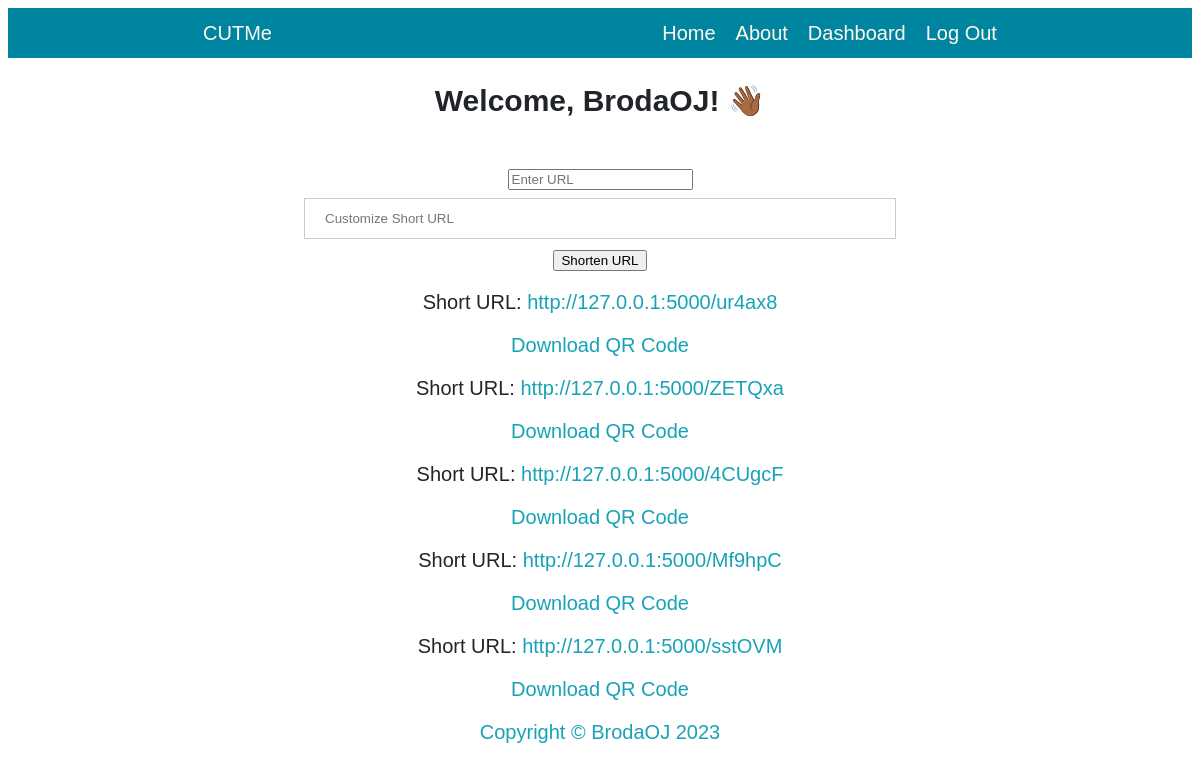
Before: / (signed in) with the older database file.
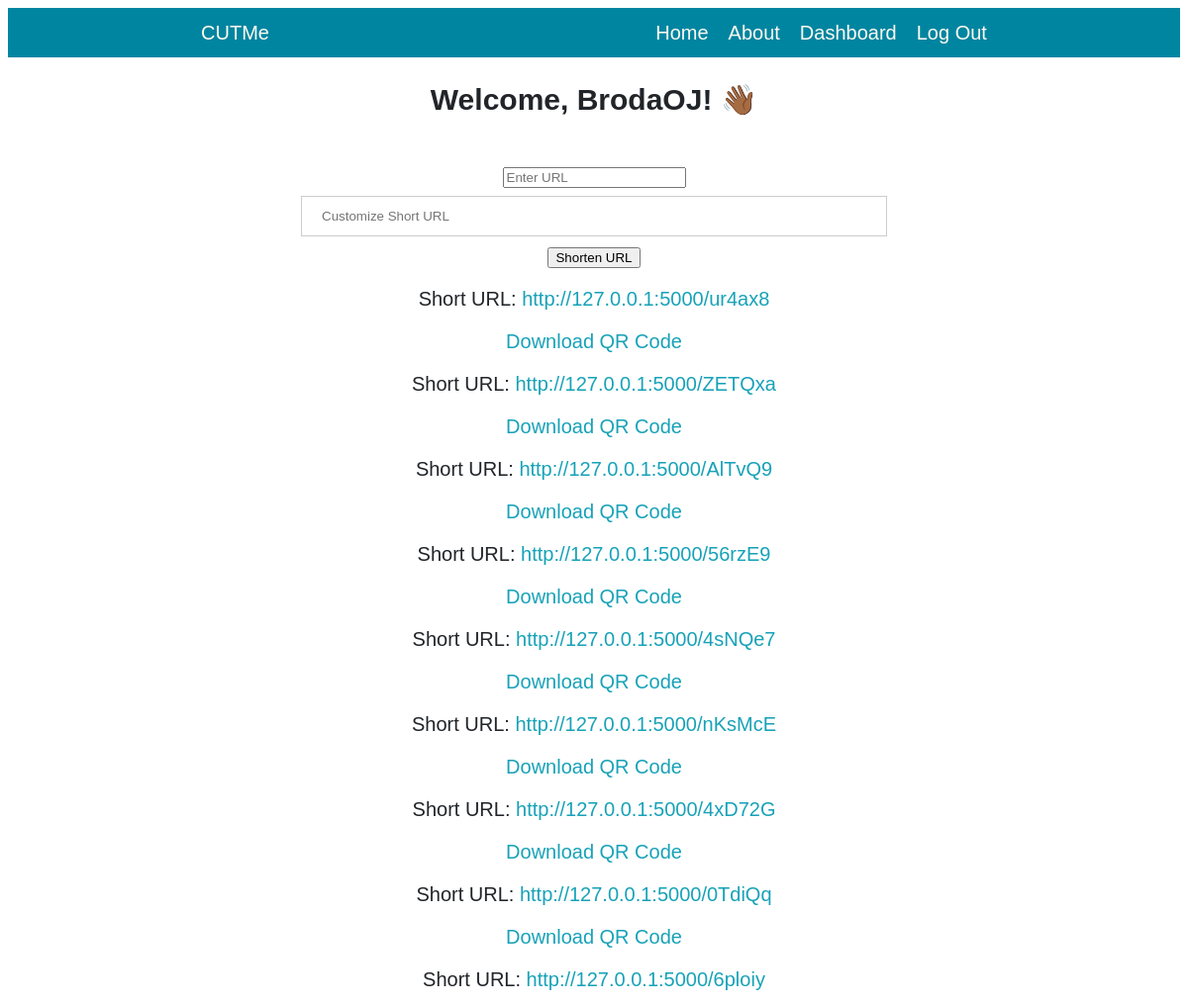
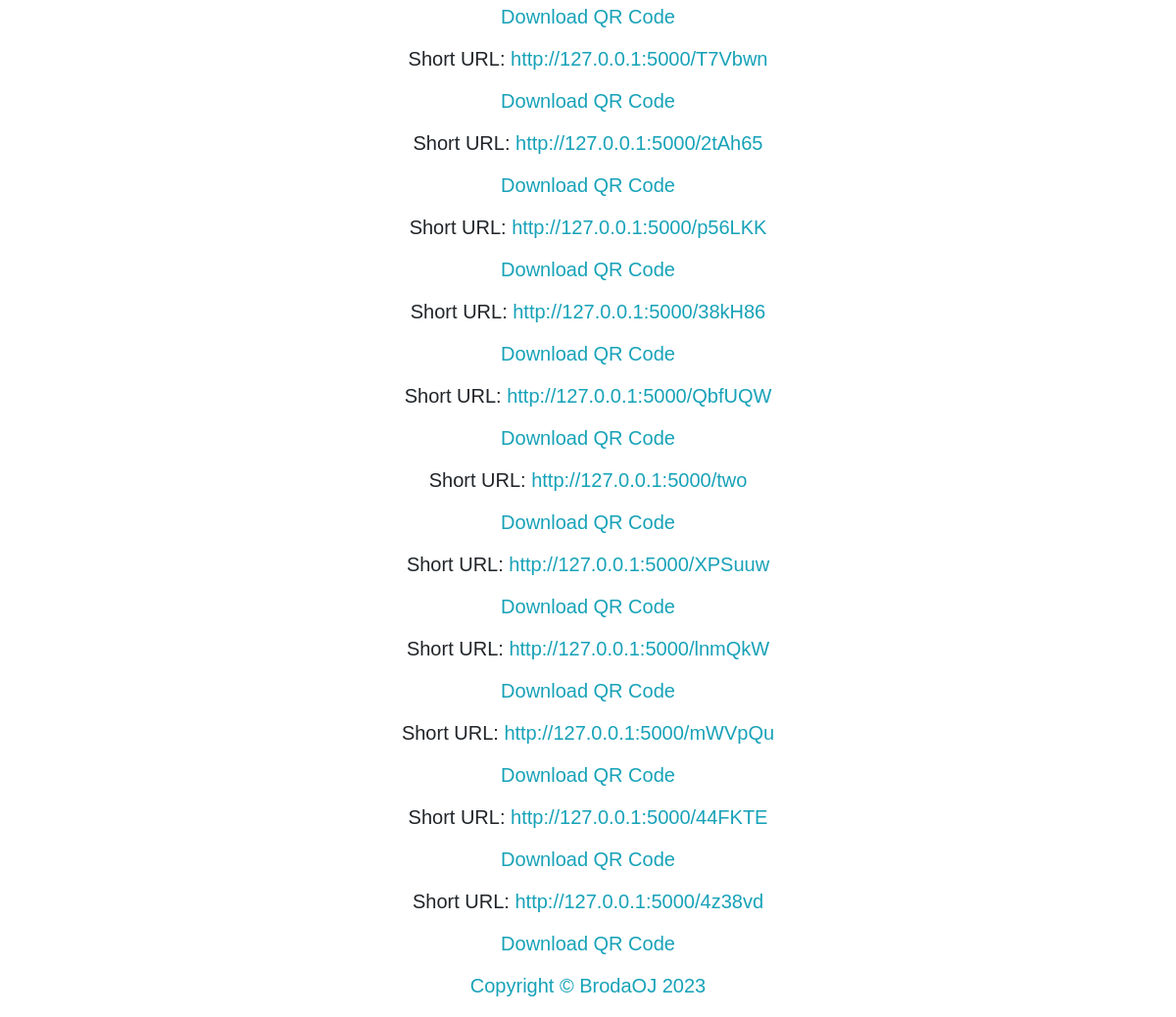
After: the same page with the newer database file (2 pictures, top to bottom).
### app.py (models this page shows, shortened)
class User(db.Model, UserMixin):
    __tablename__ = 'users'
    id = db.Column(db.Integer, primary_key=True)
    username = db.Column(db.String(50), unique=True, nullable=False)
    password = db.Column(db.String(100), nullable=False)
    created_urls = db.relationship('URL', backref='created_by', foreign_keys='URL.user_id')

class URL(db.Model):
    __tablename__ = 'urls'
    id = db.Column(db.Integer, primary_key=True)
    short_code = db.Column(db.String(6), unique=True, nullable=False)
    long_url = db.Column(db.String)
    short_url = db.Column(db.String)
    custom_short_url = db.Column(db.String)  # Add custom_short_url attribute
    user_id = db.Column(db.Integer, db.ForeignKey('users.id'))
    created_at = db.Column(db.DateTime, default=datetime.utcnow)
    clicks = db.relationship('Analytics', backref='url', lazy='dynamic')

### app.py (the view)
@app.route('/')
@limiter.limit('10/minute')
@login_required
def index():
    user = current_user
    urls = user.created_urls
    return render_template('index.html', user=user, urls=urls)

### app.py (called while the page is built)
@login_manager.user_loader
def load_user(user_id):
    return User.query.get(int(user_id))

### templates/index.html (shortened to what this page needs)
{% extends 'layout.html' %}
{% block content %}
    {% if current_user.is_authenticated %}
        <h2>Welcome, {{ current_user.username }}! <span class="wave">👋🏾</span></h2>
        <br>
        <form method="POST" action="/shorten">
            <input type="url" name="url" placeholder="Enter URL" required>
            <input type="text" name="custom_short_url" placeholder="Customize Short URL">
            <button type="submit">Shorten URL</button>
        </form>
        {% for url in urls %}
            <p>Short URL: <a href="{{ url.short_url }}">{{ url.short_url }}</a></p>
            <a href="{{ url_for('download_qr_code', url_id=url.id) }}">Download QR Code</a>
        {% endfor %}
    {% endif %}
{% endblock content %}

### templates/layout.html (shortened to what this page needs)
<!DOCTYPE html>
<html lang="en">
  <head>
    <link
      rel="stylesheet"
      href="{{url_for('static',filename= 'css/style.css')}}"
    />
  </head>
  <body>
    <header>
      <div class="Blog_tittle">
        <a href="{{url_for('index')}}">CUTMe</a>
      </div>
      <div class="navs">
        {% if current_user.is_authenticated %}
        <a href="{{url_for('index')}}">Home</a>
        <a href="{{url_for('about')}}">About</a>
        <a href="{{url_for('dashboard')}}">Dashboard</a>
        <a href="{{url_for('logout')}}">Log Out</a>
        {% else %}
        <a href="{{url_for('index')}}">Home</a>
        <a href="{{url_for('about')}}">About</a>
        <a href="{{url_for('register')}}">Sign Up</a>
        <a href="{{url_for('login')}}">Log In</a>
        {% endif %}
      </div>
    </header>
    <main class="container">{% block content %}{% endblock content %}</main>
      <p class="footer">
        <a href="#"
          >Copyright © BrodaOJ <script>document.write(new Date().getFullYear());</script> </a>
      </p>
  </body>
</html>

### static/css/style.css (style rules this page uses)
* { font-family: Arial, Helvetica, sans-serif; box-sizing: border-box; }
body { font-size:20px; color:#212529; text-align: center; font-family:Lora,'Times New Roman',serif, }
header { display: flex; flex-flow: row wrap; justify-content: space-between; margin-bottom: 20px; background-color: #0085a1; min-height: 50px; max-height: auto; }
header > * { flex: 1 1 auto; }
header a { margin: 10px; color: floralwhite; text-decoration: none; white-space: nowrap; }
a { text-decoration: none; color: #17a2b8; }
.navs, .Blog_tittle { display: flex; flex-wrap: wrap; align-content: center; justify-content: center; }
.container { width: 50%; margin: auto; }
input[type=text], input[type=password] { width: 100%; padding: 12px 20px; margin: 8px 0; display: inline-block; border: 1px solid #ccc; box-sizing: border-box; }

Changed rows visible on the page:
changed URL: short_url "http://127.0.0.1:5000/4CUgcF" → "http://127.0.0.1:5000/AlTvQ9"
changed URL: short_url "http://127.0.0.1:5000/Mf9hpC" → "http://127.0.0.1:5000/56rzE9"
changed URL: short_url "http://127.0.0.1:5000/sstOVM" → "http://127.0.0.1:5000/4sNQe7"
added URL: short_url "http://127.0.0.1:5000/nKsMcE"
added URL: short_url "http://127.0.0.1:5000/4xD72G"
added URL: short_url "http://127.0.0.1:5000/0TdiQq"
added URL: short_url "http://127.0.0.1:5000/6ploiy"
added URL: short_url "http://127.0.0.1:5000/T7Vbwn"
added URL: short_url "http://127.0.0.1:5000/2tAh65"
added URL: short_url "http://127.0.0.1:5000/p56LKK"
added URL: short_url "http://127.0.0.1:5000/38kH86"
added URL: short_url "http://127.0.0.1:5000/QbfUQW"
added URL: short_url "http://127.0.0.1:5000/two"
added URL: short_url "http://127.0.0.1:5000/XPSuuw"
added URL: short_url "http://127.0.0.1:5000/lnmQkW"
added URL: short_url "http://127.0.0.1:5000/mWVpQu"
added URL: short_url "http://127.0.0.1:5000/44FKTE"
added URL: short_url "http://127.0.0.1:5000/4z38vd"
